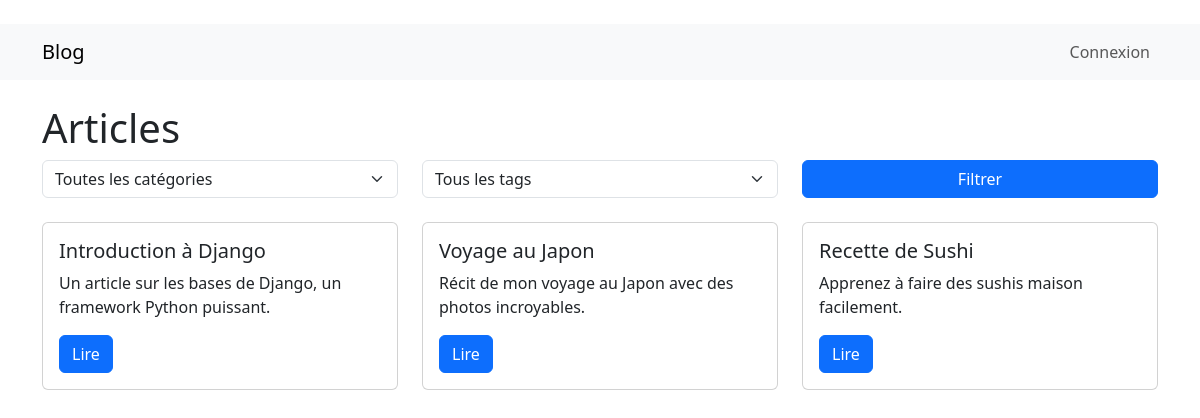
Before: / with the older database file.
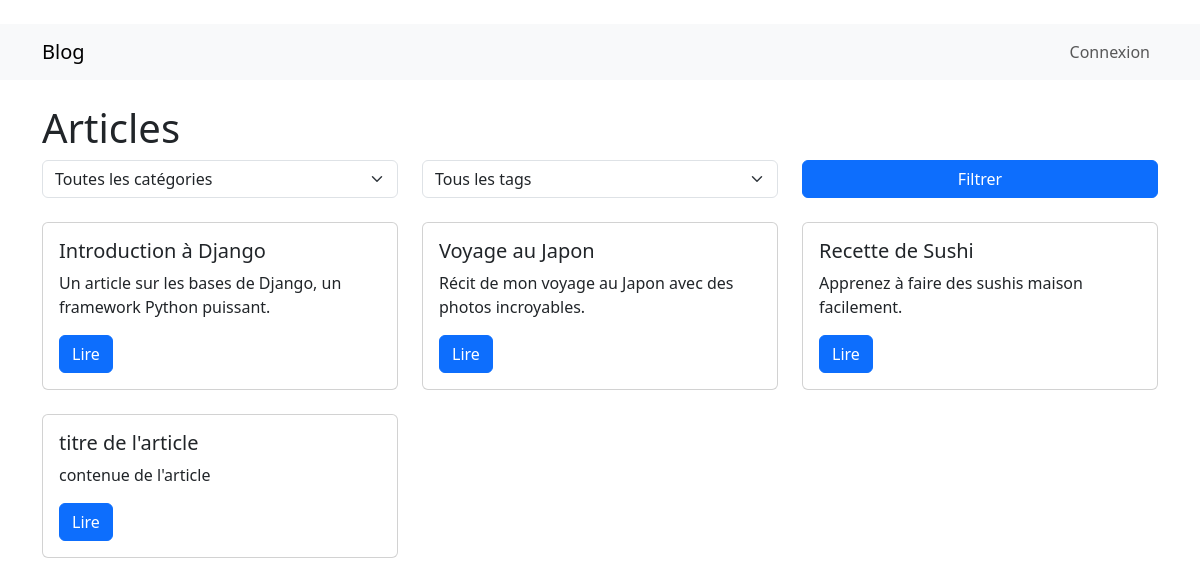
After: the same page with the newer database file.
### blog/models.py (models this page shows, shortened)
class Article(models.Model):
    title = models.CharField(max_length=200)
    content = models.TextField()
    author = models.ForeignKey(User, on_delete=models.CASCADE)
    category = models.ForeignKey(Category, on_delete=models.SET_NULL, null=True)
    tags = models.ManyToManyField(Tag)
    created_at = models.DateTimeField(auto_now_add=True)
    updated_at = models.DateTimeField(auto_now=True)
    views = models.PositiveIntegerField(default=0)
    likes = models.ManyToManyField(User, related_name='liked_articles', blank=True)

### blog/views.py (the view)
# urls.py: path('', views.home, name='home'),
def home(request):
    articles = Article.objects.all()
    categories = Category.objects.all()
    tags = Tag.objects.all()
    category_filter = request.GET.get('category')
    tag_filter = request.GET.get('tag')
    if category_filter:
        articles = articles.filter(category__name=category_filter)
    if tag_filter:
        articles = articles.filter(tags__name=tag_filter)
    return render(request, 'blog/home.html', {
        'articles': articles,
        'categories': categories,
        'tags': tags,
    })

### blog/templates/blog/home.html (shortened to what this page needs)
﻿{% extends 'blog/base.html' %}
{% block content %}
    <h1>Articles</h1>
    <form method="get" class="mb-4">
        <div class="row">
            <div class="col-md-4">
                <select name="category" class="form-select">
                    <option value="">Toutes les catégories</option>
                </select>
            </div>
            <div class="col-md-4">
                <select name="tag" class="form-select">
                    <option value="">Tous les tags</option>
                </select>
            </div>
            <div class="col-md-4">
                <button type="submit" class="btn btn-primary w-100">Filtrer</button>
            </div>
        </div>
    </form>
    <div class="row">
        {% for article in articles %}
            <div class="col-md-4 mb-4">
                <div class="card">
                    <div class="card-body">
                        <h5 class="card-title">{{ article.title }}</h5>
                        <p class="card-text">{{ article.content|truncatewords:20 }}</p>
                        <a href="{% url 'article_detail' article.id %}" class="btn btn-primary">Lire</a>
                    </div>
                </div>
            </div>
        {% empty %}
            <p>Aucun article trouvé.</p>
        {% endfor %}
    </div>
{% endblock %}

### blog/templates/blog/base.html (shortened to what this page needs)
﻿<!DOCTYPE html>
<html lang="fr">
<head>
    <link href="https://cdn.jsdelivr.net/npm/bootstrap@5.3.0/dist/css/bootstrap.min.css" rel="stylesheet">
</head>
<body>
    <nav class="navbar navbar-expand-lg navbar-light bg-light">
        <div class="container">
            <a class="navbar-brand" href="{% url 'home' %}">Blog</a>
            <div class="collapse navbar-collapse">
                <ul class="navbar-nav ms-auto">
                    {% if user.is_authenticated %}
                        <li class="nav-item"><a class="nav-link" href="{% url 'create_article' %}">Créer un article</a></li>
                        <li class="nav-item"><a class="nav-link" href="{% url 'profile' %}">Profil</a></li>
                        {% comment %} <li class="nav-item"><a class="nav-link" href="{% url 'logout' %}">Déconnexion</a></li> {% endcomment %}
                        <li class="nav-item"><a class="nav-link" href="{% url 'logout' %}">Déconnexion</a></li>
                        {% comment %} <li class="nav-item">
                            <form method="post" action="{% url 'logout' %}" style="display:inline;">
                                {% csrf_token %}
                                <button type="submit" class="nav-link btn btn-link" style="padding:0; border:none; background:none;">Déconnexion</button>
                            </form>
                        </li> {% endcomment %}
                    {% else %}
                        <li class="nav-item"><a class="nav-link" href="{% url 'login' %}">Connexion</a></li>
                    {% endif %}
                </ul>
            </div>
        </div>
    </nav>
    <div class="container mt-4">
        {% block content %}{% endblock %}
    </div>
</body>
</html>

Changed rows visible on the page:
added Article: title "titre de l'article", content "contenue de l'article"
